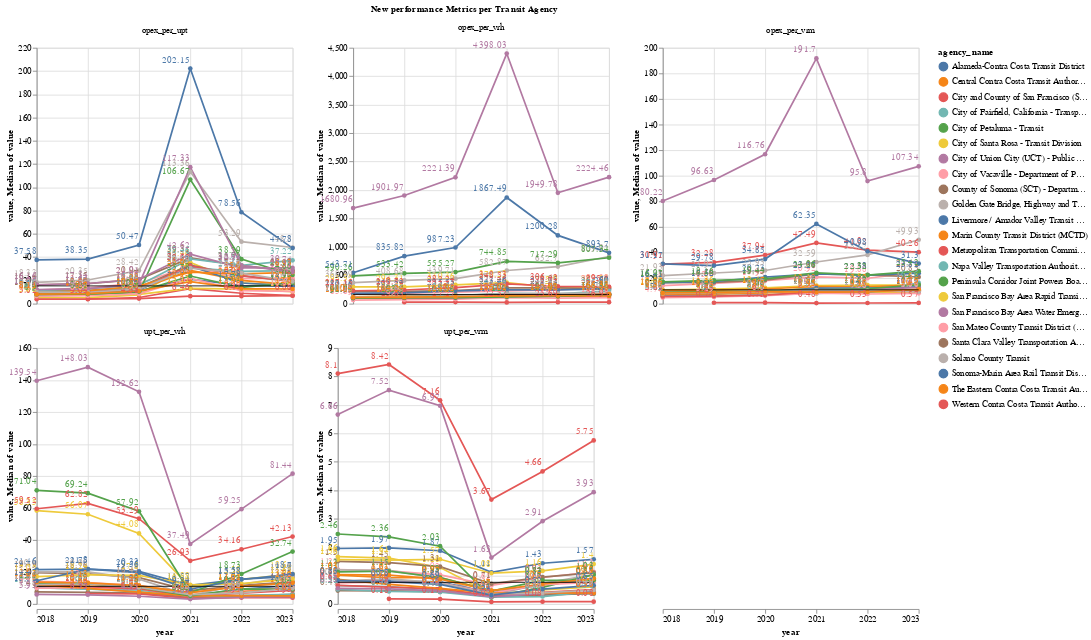

The notebook cell saved with this chart:
### Code cell
# all agencies
make_line(by_agency_long, 
          x_col= "year:T", 
          y_col= "value",
          facet= "variable:N",
          color= "agency_name:N",
          title= "New performance Metrics per Transit Agency",
          ind_axis=True
         )

### Figure 1 — Vega-Lite specification as saved in the notebook (floating-point values rounded to 4 significant figures; data arrays with more than 128 entries replaced by an {"elided": "..."} marker saying what was removed)
{"config": {"view": {"continuousWidth": 300, "continuousHeight": 300}}, "data": {"name": "data-eda21ab94a38b3d71b7a245750f6a443"}, "facet": {"field": "variable", "title": "New performance Metrics per Transit Agency", "type": "nominal"}, "spec": {"layer": [{"mark": {"type": "line", "point": true}, "encoding": {"color": {"field": "agency_name", "type": "nominal"}, "tooltip": [{"field": "year", "type": "temporal"}, {"field": "value", "type": "quantitative"}, {"field": "agency_name", "type": "nominal"}], "x": {"field": "year", "type": "temporal"}, "y": {"field": "value", "type": "quantitative"}}}, {"mark": {"type": "rule"}, "encoding": {"y": {"aggregate": "median", "field": "value", "type": "quantitative"}}}, {"mark": {"type": "text", "align": "right", "dy": -10}, "encoding": {"color": {"field": "agency_name", "type": "nominal"}, "text": {"field": "value", "type": "quantitative"}, "x": {"field": "year", "type": "temporal"}, "y": {"field": "value", "type": "quantitative"}}}]}, "columns": 3, "resolve": {"scale": {"y": "independent"}}, "$schema": "https://vega.github.io/schema/vega-lite/v5.20.1.json", "datasets": {"data-eda21ab94a38b3d71b7a245750f6a443": {"elided": "685 records"}}}
